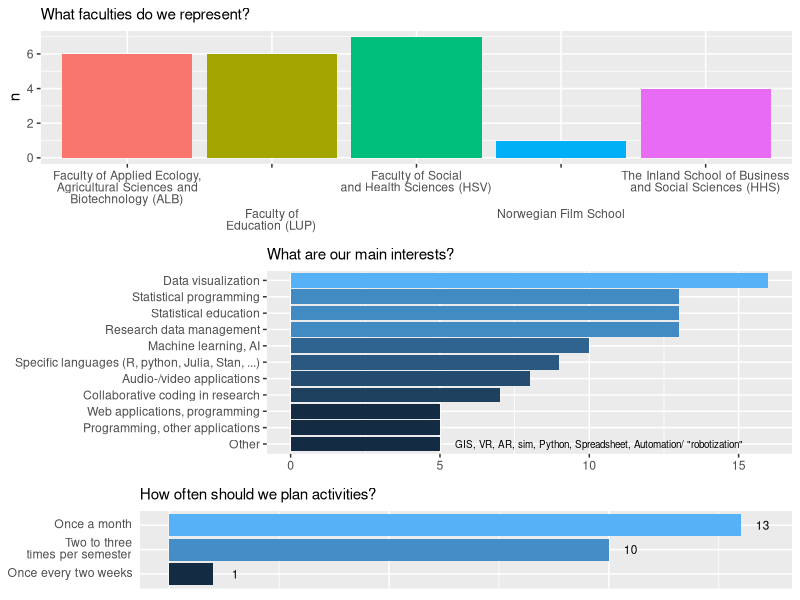

Write the R code that produced this figure.
## ---- chunk 1
knitr::opts_chunk$set(echo = FALSE, message = FALSE, warning = FALSE)
## ---- chunk 2
library(readxl); library(tidyverse); library(ggtext); library(cowplot)

dat <- read_excel("data/start-up-qs-20220226.xlsx")


## Faculties


faculties <- dat %>%
  dplyr::select(NR, faculty = `Faculty affiliation:`) %>%
  group_by(faculty) %>%
  summarise(n = n()) %>%
  
  mutate(faculty = factor(faculty, 
                          levels = c("Faculty of Applied Ecology, Agricultural Sciences and Biotechnology (ALB)",
                                     "Faculty of Education (LUP)",
                                     "Faculty of Social and Health Sciences (HSV)",
                                     "Norwegian Film School",
                                     "The Inland School of Business and Social Sciences (HHS)"), 
                          labels = c("Faculty of Applied Ecology,<br>Agricultural Sciences and<br>Biotechnology (ALB)",
                                     "Faculty of<br>Education (LUP)",
                                     "Faculty of Social<br>and Health Sciences (HSV)",
                                     "Norwegian Film School",
                                     "The Inland School of Business<br>and Social Sciences (HHS)"))) %>%
  
  ggplot(aes(faculty, n, fill = faculty)) + 
  geom_bar(stat = "identity") +
   scale_x_discrete(guide = guide_axis(n.dodge = 2)) +
  theme(legend.position = "none", 
        axis.text.x = element_markdown(hjust = 0.5),
        axis.title.x = element_blank()) +
  labs(subtitle = "What faculties do we represent?")


## Main interests

# Collapse a vector of "other" interests
other <- dat %>%
  select(other) %>%
  filter(!is.na(other)) %>%
  pull(other) %>%
  paste(., collapse = ", ")



interests <- dat %>%
  dplyr::select(NR, interest1 = `My main interests are..._1`,
                interest2 = `My main interests are..._2`,
                interest3 = `My main interests are..._3`,
                interest4 = `My main interests are..._4`,
                interest5 = `My main interests are..._5`,
                interest6 = `My main interests are..._6`,
                interest7 = `My main interests are..._7`,
                interest8 = `My main interests are..._8`,
                interest9 = `My main interests are..._9`,
                interest10 = `My main interests are..._10`,
                interest11 = `My main interests are..._11`) %>%
  pivot_longer(names_to = "names", values_to = "interests", cols = interest1:interest11) %>%

  group_by(interests) %>%
  summarise(n = n()) %>%
  filter(!is.na(interests)) %>%
  mutate(interests = fct_reorder(interests, n)) %>%
  ggplot(aes(n, interests, fill = n)) + geom_bar(stat = "identity") +
  
  
  annotate("text", x = 5.5, y = 1, label = other, 
           size = 2.5, hjust = 0) +
  
  
  theme(legend.position = "none", 
        axis.title = element_blank()) +
  labs(subtitle = "What are our main interests?")

#### How often do we want to meet / have activities

meet <- dat %>%
  dplyr::select(NR, 
                activities = "How often do you think INN-DSIG should plan activities?") %>%
  group_by(activities) %>%
  summarise(n = n()) %>%
    mutate(activities = factor(activities, 
                               levels = c("Once a month", 
                                          "Two to three times per semester", 
                                          "Once every two weeks"),
                               labels = c("Once a month", 
                                          "Two to three<br>times per semester", 
                                          "Once every two weeks")),
           activities = fct_reorder(activities, n)) %>%
   ggplot(aes(n, activities, fill = n, label = n)) + 
  geom_bar(stat = "identity") +
  geom_text(position = position_nudge(x = 0.5), size = 3) +

  
  theme(legend.position = "none", 
        axis.title = element_blank(), 
        axis.text.x = element_blank(),
        axis.text.y = element_markdown(),
        axis.ticks = element_blank()) +
  labs(subtitle = "How often should we plan activities?")
  




figure <- plot_grid(faculties,
                    interests,
                    meet,
                    rel_heights = c(2, 2, 1),
                    ncol = 1)


figure


